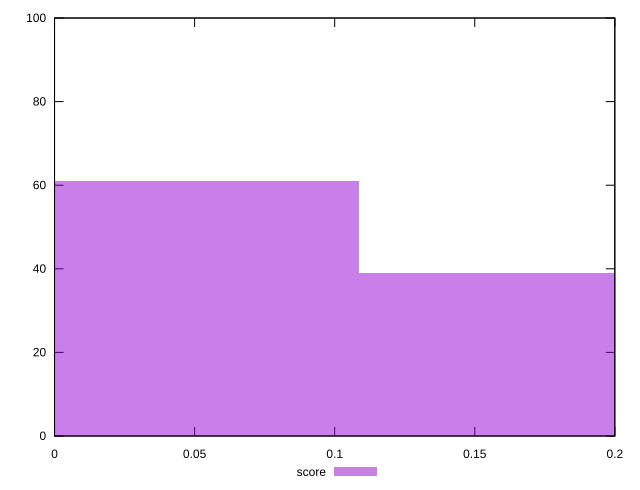

The gnuplot source for this figure:
reset

$score <<EOF
0 61
0.2171769361894241 39
EOF

set key outside below
set boxwidth 0.2171769361894241
set xrange [0:0.2]
set yrange [0:100]
set trange [0:100]
set style fill transparent solid 0.5 noborder
set terminal svg size 640, 490 enhanced background rgb 'white'
set output "report_00016_2021-02-10T13-31-48.338Z/cumulative-layout-shift/samples/pages+cached/score/histogram.svg"

plot $score title "score" with boxes

reset
